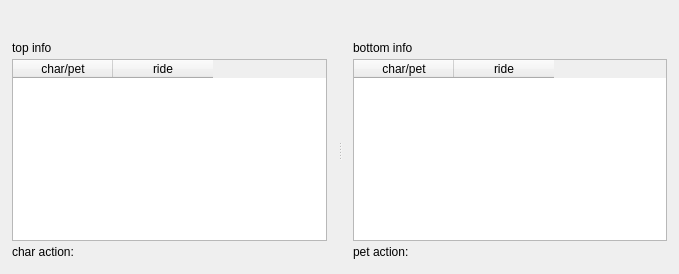
<?xml version="1.0" encoding="UTF-8"?>
<ui version="4.0">
 <class>BattleInfoFormClass</class>
 <widget class="QWidget" name="BattleInfoFormClass">
  <property name="geometry">
   <rect>
    <x>0</x>
    <y>0</y>
    <width>679</width>
    <height>274</height>
   </rect>
  </property>
  <property name="windowTitle">
   <string>BattleInfoForm</string>
  </property>
  <layout class="QGridLayout" name="gridLayout">
   <property name="leftMargin">
    <number>1</number>
   </property>
   <property name="topMargin">
    <number>1</number>
   </property>
   <property name="rightMargin">
    <number>1</number>
   </property>
   <property name="bottomMargin">
    <number>1</number>
   </property>
   <property name="spacing">
    <number>1</number>
   </property>
   <item row="0" column="0">
    <layout class="QVBoxLayout" name="verticalLayout_battle">
     <item>
      <widget class="QLabel" name="label_time">
       <property name="sizePolicy">
        <sizepolicy hsizetype="Expanding" vsizetype="Fixed">
         <horstretch>0</horstretch>
         <verstretch>0</verstretch>
        </sizepolicy>
       </property>
       <property name="minimumSize">
        <size>
         <width>0</width>
         <height>20</height>
        </size>
       </property>
       <property name="maximumSize">
        <size>
         <width>16777215</width>
         <height>20</height>
        </size>
       </property>
       <property name="text">
        <string/>
       </property>
       <property name="alignment">
        <set>Qt::AlignCenter</set>
       </property>
      </widget>
     </item>
     <item>
      <widget class="QSplitter" name="splitter">
       <property name="orientation">
        <enum>Qt::Horizontal</enum>
       </property>
       <widget class="QWidget" name="layoutWidget">
        <layout class="QVBoxLayout" name="verticalLayout_top">
         <property name="spacing">
          <number>1</number>
         </property>
         <item>
          <widget class="QLabel" name="label_topinfo">
           <property name="minimumSize">
            <size>
             <width>0</width>
             <height>20</height>
            </size>
           </property>
           <property name="text">
            <string>top info</string>
           </property>
          </widget>
         </item>
         <item>
          <widget class="QTableWidget" name="tableWidget_top">
           <property name="minimumSize">
            <size>
             <width>0</width>
             <height>0</height>
            </size>
           </property>
           <property name="editTriggers">
            <set>QAbstractItemView::NoEditTriggers</set>
           </property>
           <attribute name="verticalHeaderVisible">
            <bool>false</bool>
           </attribute>
           <column>
            <property name="text">
             <string>char/pet</string>
            </property>
           </column>
           <column>
            <property name="text">
             <string>ride</string>
            </property>
           </column>
          </widget>
         </item>
         <item>
          <widget class="QLabel" name="label_charaction">
           <property name="minimumSize">
            <size>
             <width>0</width>
             <height>20</height>
            </size>
           </property>
           <property name="text">
            <string>char action:</string>
           </property>
          </widget>
         </item>
        </layout>
       </widget>
       <widget class="QWidget" name="layoutWidget1">
        <layout class="QVBoxLayout" name="verticalLayout_bottom">
         <property name="spacing">
          <number>1</number>
         </property>
         <item>
          <widget class="QLabel" name="label_bottominfo">
           <property name="minimumSize">
            <size>
             <width>0</width>
             <height>20</height>
            </size>
           </property>
           <property name="text">
            <string>bottom info</string>
           </property>
          </widget>
         </item>
         <item>
          <widget class="QTableWidget" name="tableWidget_bottom">
           <property name="minimumSize">
            <size>
             <width>0</width>
             <height>0</height>
            </size>
           </property>
           <property name="editTriggers">
            <set>QAbstractItemView::NoEditTriggers</set>
           </property>
           <attribute name="verticalHeaderVisible">
            <bool>false</bool>
           </attribute>
           <column>
            <property name="text">
             <string>char/pet</string>
            </property>
           </column>
           <column>
            <property name="text">
             <string>ride</string>
            </property>
           </column>
          </widget>
         </item>
         <item>
          <widget class="QLabel" name="label_petaction">
           <property name="minimumSize">
            <size>
             <width>0</width>
             <height>20</height>
            </size>
           </property>
           <property name="text">
            <string>pet action:</string>
           </property>
          </widget>
         </item>
        </layout>
       </widget>
      </widget>
     </item>
    </layout>
   </item>
  </layout>
 </widget>
 <layoutdefault spacing="6" margin="11"/>
 <resources/>
 <connections/>
</ui>
